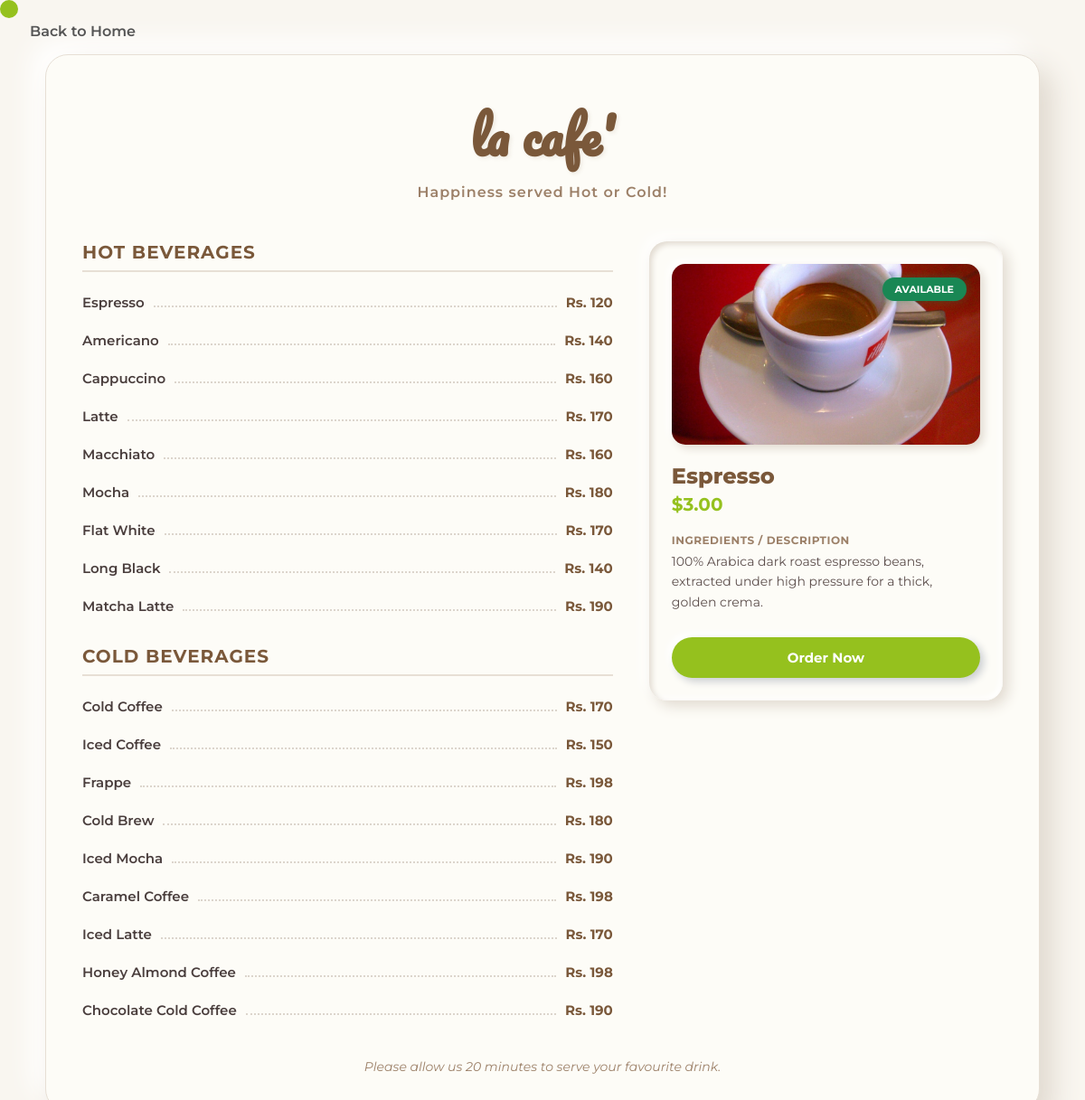
Page /coffee/ on the committed database.
### Myapp/models.py (models this page shows, shortened)
class MenuItem(models.Model):
    name = models.CharField(max_length=100)
    price = models.DecimalField(max_digits=6, decimal_places=2)
    category = models.CharField(max_length=50) # Coffee, Salads, Soups, Desserts, Hot Beverages, Cold Beverages
    image_url = models.CharField(max_length=255)
    description = models.TextField(blank=True, null=True) # ingredients/details
    is_available = models.BooleanField(default=True) # availability status

### Myapp/views.py (the view, shortened to what this page needs)
# urls.py: path('coffee/', views.coffee, name='coffee'),
def coffee(request):
    populate_menu()
    hot_beverages = MenuItem.objects.filter(category='Hot Beverages')
    cold_beverages = MenuItem.objects.filter(category='Cold Beverages')
    user_orders = []
    if request.user.is_authenticated:
        user_orders = Order.objects.filter(user=request.user).select_related('item').order_by('-created_at')
    context = {
        'hot_beverages': hot_beverages,
        'cold_beverages': cold_beverages,
        'user_orders': user_orders,
    }
    return render(request, 'coffee.html', context)

### Myapp/views.py (called while the page is built, shortened)
def populate_menu():
    if MenuItem.objects.filter(category='Hot Beverages').count() > 0:
        return

### templates/coffee.html (shortened to what this page needs)
{% load static %}
<!DOCTYPE html>
<html lang="en">
<head>
  <link href="https://cdn.jsdelivr.net/npm/remixicon@3.4.0/fonts/remixicon.css" rel="stylesheet" />
  <link rel="stylesheet" href="{% static 'css/coffee.css' %}" />
</head>
<body>
  <div id="cursor"></div>
  <a href="{% url 'index' %}" class="back-home"> Back to Home</a>
  <div class="menu-container">
    <div class="brand-header">
      <h1 class="brand-title">la cafe'</h1>
      <p class="subtitle">Happiness served Hot or Cold!</p>
    </div>
    <div class="menu-content-wrapper">
      <div class="beverage-columns">
        <div class="menu-column">
          <h2>Hot Beverages</h2>
          <div class="drink-list">
            {% for item in hot_beverages %}
              <div class="drink-item"
                   data-id="{{ item.id }}"
                   data-name="{{ item.name }}"
                   data-price="${{ item.price }}"
                   data-desc="{{ item.description }}"
                   data-img="{% static item.image_url %}"
                   data-avail="{% if item.is_available %}Available{% else %}Out of Stock{% endif %}">
                <span class="drink-name">{{ item.name }}</span>
                <span class="drink-dots"></span>
                <span class="drink-price">Rs. {% widthratio item.price 1 40 %}</span>
              </div>
            {% endfor %}
          </div>
        </div>
        <div class="menu-column">
          <h2>Cold Beverages</h2>
          <div class="drink-list">
            {% for item in cold_beverages %}
              <div class="drink-item"
                   data-id="{{ item.id }}"
                   data-name="{{ item.name }}"
                   data-price="${{ item.price }}"
                   data-desc="{{ item.description }}"
                   data-img="{% static item.image_url %}"
                   data-avail="{% if item.is_available %}Available{% else %}Out of Stock{% endif %}">
                <span class="drink-name">{{ item.name }}</span>
                <span class="drink-dots"></span>
                <span class="drink-price">Rs. {% widthratio item.price 1 40 %}</span>
              </div>
            {% endfor %}
          </div>
        </div>
      </div>
      <div class="details-panel-container">
        <div class="details-card" id="details-card">
          <div class="image-wrapper">
            <img id="detail-img" src="{% static 'images/espresso.jpg' %}" alt="Coffee cup" />
            <span class="availability-badge" id="detail-avail">Available</span>
          </div>
          <div class="card-info">
            <h3 id="detail-name">Espresso</h3>
            <span class="card-price" id="detail-price">$3.00</span>
            <p class="section-title">Ingredients / Description</p>
            <p class="ingredients-text" id="detail-desc">
            </p>
            <button class="order-now-btn" id="order-now-btn" data-id="1">Order Now</button>
          </div>
        </div>
      </div>
    </div>
    <div class="footer-note">
      <p>Please allow us 20 minutes to serve your favourite drink.</p>
    </div>
  </div>
</body>
</html>

### static/css/coffee.css (style rules this page uses)
* { margin: 0; padding: 0; box-sizing: border-box; font-family: 'Montserrat', sans-serif; }
body { background: #f9f6f0; color: #4a3e3d; min-height: 100vh; padding: 60px 20px; position: relative; overflow-x: hidden; }
.back-home { position: absolute; top: 25px; left: 25px; color: #555; text-decoration: none; font-size: 16px; font-weight: 600; display: flex; align-items: center; gap: 8px; transition: .3s ease; z-index: 100; }
.menu-container { max-width: 1100px; margin: auto; background: #fdfcf7; padding: 40px; border-radius: 25px; border: 1px solid #e7dfd5; box-shadow: 15px 15px 30px #e1dad0, -15px -15px 30px #ffffff; position: relative; z-index: 10; }
.brand-header { text-align: center; margin-bottom: 45px; }
.brand-title { font-family: 'Pacifico', cursive; font-size: 55px; color: #7a583a; text-shadow: 2px 2px 4px rgba(122, 88, 58, 0.1); margin-bottom: 5px; }
.subtitle { font-size: 16px; font-weight: 600; color: #9c8068; letter-spacing: 1px; }
.menu-content-wrapper { display: flex; gap: 40px; margin-bottom: 40px; }
.beverage-columns { flex: 1.5; display: flex; flex-direction: column; gap: 30px; }
.menu-column h2 { font-size: 20px; text-transform: uppercase; color: #7a583a; border-bottom: 2px solid #e7dfd5; padding-bottom: 8px; margin-bottom: 20px; font-weight: 700; letter-spacing: 1px; }
.drink-list { display: flex; flex-direction: column; gap: 15px; }
.drink-item { display: flex; align-items: baseline; font-size: 15px; font-weight: 600; color: #4a3e3d; cursor: pointer; transition: all 0.3s ease; padding: 4px 0; }
.drink-dots { flex-grow: 1; border-bottom: 2px dotted #dcd5cc; margin: 0 10px; }
.drink-price { font-weight: 700; color: #7a583a; }
.details-panel-container { flex: 1; position: sticky; top: 40px; height: fit-content; }
.details-card { background: #fdfcf7; border-radius: 20px; box-shadow: inset 3px 3px 6px #e1dad0, inset -3px -3px 6px #ffffff, 6px 6px 15px #e1dad0, -6px -6px 15px #ffffff; padding: 25px; transform: translateY(0); }
.details-card.reveal { animation: dropSlowlyCard 0.6s cubic-bezier(0.25, 1, 0.5, 1) both; }
.details-card.reveal .image-wrapper, .details-card.reveal #detail-name, .details-card.reveal #detail-price, .details-card.reveal .section-title, .details-card.reveal #detail-desc, .details-card.reveal #order-now-btn, .details-card.reveal .admin-toggle-btn { opacity: 0; animation: dropSlowlyContent 0.7s cubic-bezier(0.25, 1, 0.5, 1) both; }
.details-card.reveal .image-wrapper { animation-delay: 0.05s; }
.details-card.reveal #detail-name { animation-delay: 0.12s; }
.details-card.reveal #detail-price { animation-delay: 0.18s; }
.details-card.reveal .section-title { animation-delay: 0.24s; }
.details-card.reveal #detail-desc { animation-delay: 0.3s; }
.details-card.reveal #order-now-btn { animation-delay: 0.36s; }
.image-wrapper { position: relative; width: 100%; height: 200px; border-radius: 15px; overflow: hidden; margin-bottom: 20px; box-shadow: 4px 4px 10px #e1dad0, -4px -4px 10px #ffffff; }
.image-wrapper img { width: 100%; height: 100%; object-fit: cover; transition: .5s ease; }
.availability-badge { position: absolute; top: 15px; right: 15px; padding: 6px 14px; border-radius: 20px; font-size: 11px; font-weight: 700; text-transform: uppercase; color: #fff; box-shadow: 0 4px 10px rgba(0,0,0,0.15); }
.availability-badge.available { background: #198754; box-shadow: 0 0 10px rgba(25, 135, 84, 0.4); }
.card-info h3 { font-size: 24px; color: #7a583a; margin-bottom: 5px; font-weight: 800; }
.card-price { font-size: 20px; color: #95C11E; font-weight: 700; display: block; margin-bottom: 20px; }
.section-title { font-size: 12px; text-transform: uppercase; font-weight: 700; color: #9c8068; margin-bottom: 5px; letter-spacing: 0.5px; }
.ingredients-text { font-size: 14px; line-height: 1.6; color: #5c4e4c; margin-bottom: 25px; min-height: 70px; }
.order-now-btn { width: 100%; height: 45px; background: #95C11E; border: none; outline: none; border-radius: 30px; cursor: pointer; font-size: 15px; color: #fff; font-weight: 700; box-shadow: 4px 4px 8px #cbced1, -4px -4px 8px #ffffff; transition: .3s ease; }
.footer-note { text-align: center; margin-top: 40px; font-size: 14px; color: #9c8068; font-style: italic; }
#cursor { position: fixed; top: 0; left: 0; width: 20px; height: 20px; background-color: #95C11E; border-radius: 50%; pointer-events: none; z-index: 10000; }

### rows in the picture
MenuItem: name "Espresso", price "120"
MenuItem: name "Americano", price "140"
MenuItem: name "Cappuccino", price "160"
MenuItem: name "Latte", price "170"
MenuItem: name "Macchiato", price "160"
MenuItem: name "Mocha", price "180"
MenuItem: name "Flat White", price "170"
MenuItem: name "Long Black", price "140"
MenuItem: name "Matcha Latte", price "190"
MenuItem: name "Cold Coffee", price "170"
MenuItem: name "Iced Coffee", price "150"
MenuItem: name "Frappe", price "198"
MenuItem: name "Cold Brew", price "180"
MenuItem: name "Iced Mocha", price "190"
MenuItem: name "Caramel Coffee", price "198"
MenuItem: name "Iced Latte", price "170"
MenuItem: name "Honey Almond Coffee", price "198"
MenuItem: name "Chocolate Cold Coffee", price "190"
